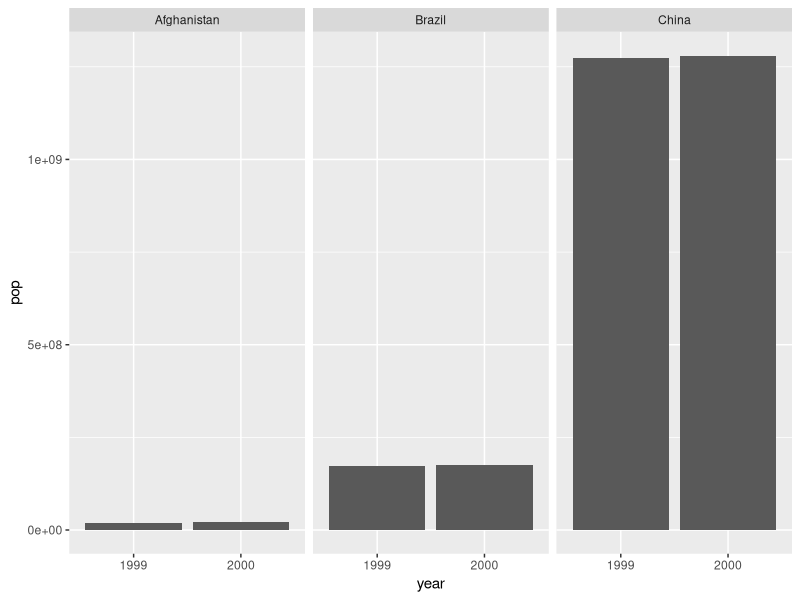

Recreate this plot in R.
## ---- chunk 1
#| message: false
#| warning: false
library(tidyverse)
## ---- chunk 2
#| echo: false
#| out.width: "100%"
#| fig-align: "center"
#| fig-cap: "Die Prinzipien ordentlicher Daten [@r4ds2023, Kapitel 5.2]."
knitr::include_graphics("https://r4ds.hadley.nz/images/tidy-1.png")
## ---- chunk 3
table2
## ---- chunk 4
table3
## ---- chunk 5
table1
## ---- chunk 6
table3
## ---- chunk 7
table3 |> 
  separate(col = rate, # Spalte trennen
           into = c("cases", "population"), # Neue Variablen erstellen
           sep = "/") # Trennzeichen angeben
## ---- chunk 8
table3 |> 
  separate(col = rate,
           into = c("cases", "population"),
           sep = "/",
           remove = FALSE) # Ursprüngliche Variable behalten
## ---- chunk 9
table3 |> 
  separate(col = rate,
           into = c("cases", "population"),
           sep = "/",
           convert = TRUE) # Variablentypen umwandeln
## ---- chunk 10
#| echo: false
kurs <- tribble(~ vorname, ~ nachname, ~ kurs, ~ semester,
        "Juliane", "Außendorf", "Einf. in R", "2024/25",
        "Finn", "Bianga", "Einf. in R", "2024/25",
        "Rangin", "Dalu", "Einf. in R", "2024/25",
        "Jakob", "Feuerer", "Einf. in R", "2024/25",
        "Leander", "Förster", "Einf. in R", "2024/25",
        "Tobias", NA_character_, "Einf. in R", "2024/25",)
## ---- chunk 11
kurs
## ---- chunk 12
kurs |> 
  unite(vorname, nachname, # Spalten zusammenführen
        col = "name", # Neue Variable erstellen
        sep = " ") # Trennzeichen angeben
## ---- chunk 13
kurs |> 
  unite(vorname, nachname, 
        col = "name",
        sep = " ", 
        na.rm = TRUE) # Fehlende Werte entfernen
## ---- chunk 14
table4b
## ---- chunk 15
#| echo: false
#| out.width: "60%"
#| fig-align: "center"
#| fig-cap: "Breite und lange Tabellenformate [@wang2024]."
knitr::include_graphics("https://bookdown.org/wangminjie/R4DS/images/tidyr-fig.png")
## ---- chunk 16
table4b |> 
  pivot_longer(cols = c(`1999`, `2000`), # Spalten auswählen
               names_to = "year", # Variable für Namen
               values_to = "pop") # Variable für Werte
## ---- chunk 17
table4b_long <- table4b |> 
  pivot_longer(cols = 2:3, # Spalten anhand der Position auswählen
               names_to = "year",
               values_to = "pop")
table4b_long
## ---- chunk 18
table4b_long |> 
  ggplot(mapping = aes(x = year,
                       y = pop)) +
  geom_col() +
  facet_wrap(~ country)
## ---- chunk 19
table4b_prefix <- table4b |> 
  rename(year_1999 = `1999`,
         year_2000 = `2000`)
table4b_prefix
## ---- chunk 20
table4b_prefix |> 
    pivot_longer(cols = 2:3,
               names_to = "year",
               names_prefix = "year_", # Präfix entfernen
               values_to = "pop")
## ---- chunk 21
table4b_wide <- table4b_long |> 
  pivot_wider(names_from = year,
              values_from = pop)
table4b_wide
## ---- chunk 22
table4b_wide |> 
  mutate(change_percent = (`2000` - `1999`) / `1999` * 100)
## ---- chunk 23
#| echo: true
billboard |> 
    select(1:3) |> 
    separate(col = date.entered,
             into = c("y", "m", "d"),
             sep = "-",
             convert = TRUE)
## ---- chunk 24
#| echo: true
table5 |> 
  unite(year, 
        century, year, 
        sep = "") |> 
  mutate(year = as.numeric(year))
## ---- chunk 25
#| echo: true
billboard |> 
    pivot_longer(cols = starts_with("wk"), # or !1:2
                 names_to = "week",
                 values_to = "rank",
                 names_prefix = "wk", # or parse_number afterwards
                 values_drop_na = TRUE)
## ---- chunk 26
#| echo: true
who2 |> 
    pivot_longer(cols = !1:2,
                 names_to = c("diagnosis", "gender", "age_group"), 
                 names_sep = "_",
                 values_to = "count")
## ---- chunk 27
geburten <- tibble(jahr = c(2013, 2014, 2015, 2016, 2017, 2018, 2019, 
                            2020, 2021, 2022, 2023), 
                   geburten_insgesamt = c(109562, 113935, 
                                          118228, 125689, 126191, 127616, 128227, 128764, 134321, 124897, 
                                          116505), 
                   geburten_maennlich = c(55913, 58695, 60511, 64503, 64294, 
                                          65272, 65760, 65932, 68881, 64000, 59917), 
                   geburten_weiblich = c(53649, 
                                         55240, 57717, 61186, 61897, 62344, 62467, 62832, 65440, 60897, 
                                         56588))
geburten
## ---- chunk 28
#| echo: true
geburten |> 
  pivot_longer(cols = starts_with("geburten"),
               names_to = "geschlecht",
               names_prefix = "geburten_",
               values_to = "geburten")
## ---- chunk 29
#| echo: true
geburten |> 
  pivot_longer(cols = c(geburten_maennlich, geburten_weiblich),
               names_to = "geschlecht",
               names_prefix = "geburten_",
               values_to = "geburten") |> 
  mutate(anteil = round(geburten / geburten_insgesamt * 100, digits = 1))
